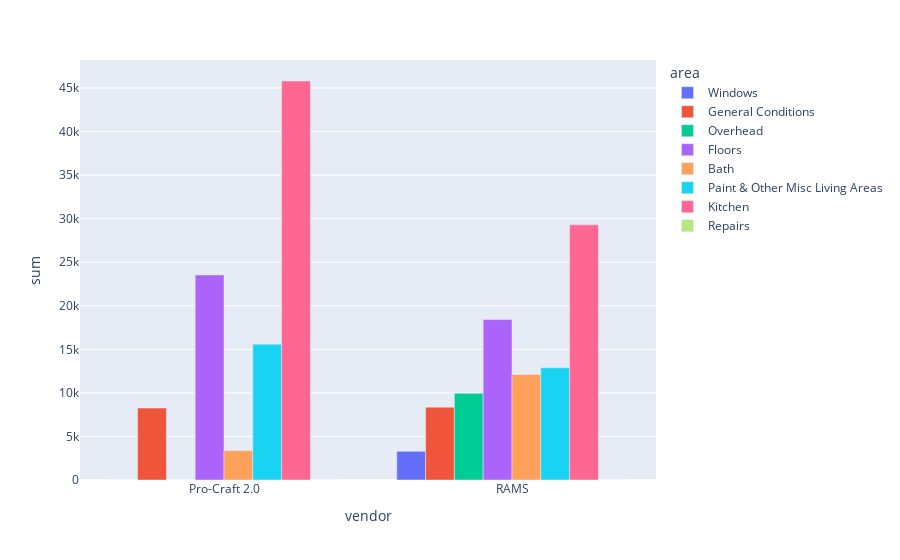

The notebook cell this image was saved under:
### Code cell
import plotly.express as px
fig = px.bar(df_summ, x="vendor", y="sum", color="area", barmode="group")
fig.show()

### Figure 1 — Plotly figure (JSON) as saved in the notebook; plotly's stock layout.template omitted (floating-point values rounded to 4 significant figures)
{"data": [{"alignmentgroup": "True", "hovertemplate": "area=Windows<br>vendor=%{x}<br>sum=%{y}<extra></extra>", "legendgroup": "Windows", "marker": {"color": "#636efa"}, "name": "Windows", "offsetgroup": "Windows", "orientation": "v", "showlegend": true, "textposition": "auto", "type": "bar", "x": ["Pro-Craft 2.0", "RAMS"], "xaxis": "x", "y": [0, 3293.0], "yaxis": "y"}, {"alignmentgroup": "True", "hovertemplate": "area=General Conditions<br>vendor=%{x}<br>sum=%{y}<extra></extra>", "legendgroup": "General Conditions", "marker": {"color": "#EF553B"}, "name": "General Conditions", "offsetgroup": "General Conditions", "orientation": "v", "showlegend": true, "textposition": "auto", "type": "bar", "x": ["Pro-Craft 2.0", "RAMS"], "xaxis": "x", "y": [8254.0, 8357.0], "yaxis": "y"}, {"alignmentgroup": "True", "hovertemplate": "area=Overhead<br>vendor=%{x}<br>sum=%{y}<extra></extra>", "legendgroup": "Overhead", "marker": {"color": "#00cc96"}, "name": "Overhead", "offsetgroup": "Overhead", "orientation": "v", "showlegend": true, "textposition": "auto", "type": "bar", "x": ["RAMS", "Pro-Craft 2.0"], "xaxis": "x", "y": [9945.0, 0], "yaxis": "y"}, {"alignmentgroup": "True", "hovertemplate": "area=Floors<br>vendor=%{x}<br>sum=%{y}<extra></extra>", "legendgroup": "Floors", "marker": {"color": "#ab63fa"}, "name": "Floors", "offsetgroup": "Floors", "orientation": "v", "showlegend": true, "textposition": "auto", "type": "bar", "x": ["Pro-Craft 2.0", "RAMS"], "xaxis": "x", "y": [23540.0, 18420.0], "yaxis": "y"}, {"alignmentgroup": "True", "hovertemplate": "area=Bath<br>vendor=%{x}<br>sum=%{y}<extra></extra>", "legendgroup": "Bath", "marker": {"color": "#FFA15A"}, "name": "Bath", "offsetgroup": "Bath", "orientation": "v", "showlegend": true, "textposition": "auto", "type": "bar", "x": ["Pro-Craft 2.0", "RAMS"], "xaxis": "x", "y": [3369.0, 12120.0], "yaxis": "y"}, {"alignmentgroup": "True", "hovertemplate": "area=Paint & Other Misc Living Areas<br>vendor=%{x}<br>sum=%{y}<extra></extra>", "legendgroup": "Paint & Other Misc Living Areas", "marker": {"color": "#19d3f3"}, "name": "Paint & Other Misc Living Areas", "offsetgroup": "Paint & Other Misc Living Areas", "orientation": "v", "showlegend": true, "textposition": "auto", "type": "bar", "x": ["Pro-Craft 2.0", "RAMS"], "xaxis": "x", "y": [15580.0, 12880.0], "yaxis": "y"}, {"alignmentgroup": "True", "hovertemplate": "area=Kitchen<br>vendor=%{x}<br>sum=%{y}<extra></extra>", "legendgroup": "Kitchen", "marker": {"color": "#FF6692"}, "name": "Kitchen", "offsetgroup": "Kitchen", "orientation": "v", "showlegend": true, "textposition": "auto", "type": "bar", "x": ["RAMS", "Pro-Craft 2.0"], "xaxis": "x", "y": [29300.0, 45800.0], "yaxis": "y"}, {"alignmentgroup": "True", "hovertemplate": "area=Repairs<br>vendor=%{x}<br>sum=%{y}<extra></extra>", "legendgroup": "Repairs", "marker": {"color": "#B6E880"}, "name": "Repairs", "offsetgroup": "Repairs", "orientation": "v", "showlegend": true, "textposition": "auto", "type": "bar", "x": ["RAMS", "Pro-Craft 2.0"], "xaxis": "x", "y": [0, 0], "yaxis": "y"}], "layout": {"barmode": "group", "legend": {"title": {"text": "area"}, "tracegroupgap": 0}, "margin": {"t": 60}, "xaxis": {"anchor": "y", "domain": [0, 1], "title": {"text": "vendor"}}, "yaxis": {"anchor": "x", "domain": [0, 1], "title": {"text": "sum"}}}}
